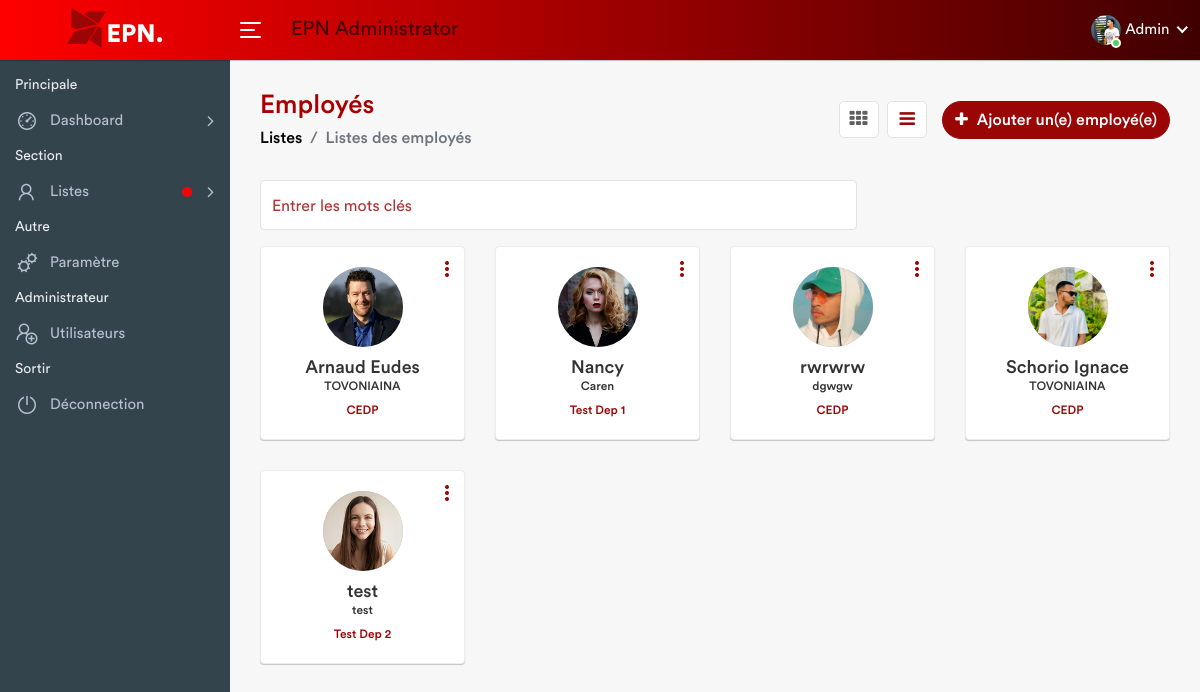
The page /liste/employee/employees.php (signed in) on the database its author committed.
### tables this page shows
CREATE TABLE `utilisateur` (
  `id_ut` int(11) NOT NULL,
  `nom_ut` varchar(100) NOT NULL,
  `prenom_ut` varchar(80) NOT NULL,
  `image_ut` varchar(80) NOT NULL,
  `role_ut` varchar(10) NOT NULL,
  `departement_ut` varchar(20) NOT NULL,
  `username_ut` varchar(200) NOT NULL,
  `email_ut` varchar(100) NOT NULL,
  `password_ut` varchar(200) NOT NULL
);

CREATE TABLE `employee` (
  `id_employee` int(50) NOT NULL,
  `matricule` int(50) NOT NULL,
  `nom` char(100) DEFAULT NULL,
  `prenom` char(80) DEFAULT NULL,
  `date_naissance` date DEFAULT NULL,
  `id_statut` int(50) DEFAULT NULL,
  `id_categorie` int(50) DEFAULT NULL,
  `d_contrat` date DEFAULT NULL,
  `id_grade` int(50) DEFAULT NULL,
  `avancement` date DEFAULT NULL,
  `f_contrat` date DEFAULT NULL,
  `d_retraite` date DEFAULT NULL,
  `id_departement` int(50) DEFAULT NULL,
  `id_etablissement` int(50) DEFAULT NULL,
  `image` varchar(200) NOT NULL,
  `telephone` varchar(10) NOT NULL,
  `email` varchar(100) NOT NULL,
  `adresse` varchar(200) NOT NULL,
  `genre` varchar(50) NOT NULL
);

CREATE TABLE `departement` (
  `id_departement` int(50) NOT NULL,
  `code_departement` varchar(20) NOT NULL,
  `nom_departement` char(50) DEFAULT NULL,
  `id_chef_departement` int(50) NOT NULL
);

### includes/config.php (called while the page is built, shortened)
<?php
$config = [
    "URL" => "http://localhost/epn/",
    "DB_HOST" => "localhost",
    "DB_NAME" => "epn_bdd",
    "DB_USER" => "root",
    "DB_PASSWORD" => "",
    "ROLES" => ["admin","visiteur"],
];
?>

### liste/employee/employees.php (the view, shortened to what this page needs)
<?php
	include_once('../../includes/config.php');
	include_once("../../includes/functions.php");
 ?>
<!DOCTYPE html>
<html lang="en">
    <head>
        <link rel="stylesheet" href="../../assets/css/bootstrap.min.css">
        <link rel="stylesheet" href="../../assets/css/font-awesome.min.css">
        <link rel="stylesheet" href="../../assets/css/line-awesome.min.css">
		<link rel="stylesheet" href="../../assets/css/select2.min.css">
		<link rel="stylesheet" href="../../assets/css/bootstrap-datetimepicker.min.css">
        <link rel="stylesheet" href="../../assets/css/style.css">
    </head>
    <body>
        <div class="main-wrapper">
            <?php include_once("../../includes/header.php");?>
            <?php include_once("../../includes/sidebar.php");?>
            <div class="page-wrapper">
                <div class="content container-fluid">
					<div class="page-header">
						<div class="row align-items-center">
							<div class="col">
								<h3 class="page-title">Employés</h3>
								<ul class="breadcrumb">
									<li class="breadcrumb-item"><a href="employees.php">Listes</a></li>
									<li class="breadcrumb-item active">Listes des employés <?php if ($_SESSION["role"] !== $config["ROLES"][0]){ echo "de votre departement"; } ?></li>
								</ul>
							</div>
							<div class="col-auto float-right ml-auto">
								<a href="#" class="btn add-btn" data-toggle="modal" data-target="#add_employee"><i class="fa fa-plus"></i> Ajouter un(e) employé(e)</a>
								<div class="view-icons">
									<a href="employees.php" title="Vue en grille" class="grid-view btn btn-link active"><i class="fa fa-th"></i></a>
									<a href="employees-list.php" title="Vue en Tableau" class="list-view btn btn-link"><i class="fa fa-bars"></i></a>
								</div>
							</div>
						</div>
					</div>
					<div class="row filter-row">
						<div class="col-sm-6 col-md-8">
							<div class="form-group form-focus">
								<input type="text" name="search_1" id="search_1" class="form-control floating">
								<label class="focus-label">Entrer les mots clés</label>
							</div>
						</div>
                    </div>
					<div class="row staff-grid-row">
							<?php
							$ut_departement = $_SESSION['departement'];
							if ($_SESSION["role"] !== $config["ROLES"][0]) {
								$sql = "SELECT * FROM employee
											JOIN departement ON employee.id_departement=departement.id_departement
											JOIN etablissement ON employee.id_etablissement=etablissement.id_etablissement
											JOIN grade ON employee.id_grade=grade.id_grade
											JOIN categorie ON employee.id_categorie=categorie.id_categorie
											JOIN statut ON employee.id_statut=statut.id_statut
										WHERE code_departement='$ut_departement' ORDER BY prenom ASC ";
							}
							else {
								$sql = "SELECT * FROM employee
											JOIN departement ON employee.id_departement=departement.id_departement
											JOIN etablissement ON employee.id_etablissement=etablissement.id_etablissement
											JOIN grade ON employee.id_grade=grade.id_grade
											JOIN categorie ON employee.id_categorie=categorie.id_categorie
											JOIN statut ON employee.id_statut=statut.id_statut ORDER BY prenom ASC ";
							}
							$query = $dbh->prepare($sql);
							$query->execute();
							$results=$query->fetchAll(PDO::FETCH_OBJ);
							if($query->rowCount() > 0)
							{
								foreach($results as $row)
								{
											$id_employee = htmlentities($row->id_employee);
											$nom = htmlentities($row->nom);
											$prenom = htmlentities($row->prenom);
											$code_departement = htmlentities($row->code_departement);
											$image = htmlentities($row->image);
									?>
						<div class="col-md-4 col-sm-6 col-12 col-lg-4 col-xl-3">
							<div class="profile-widget">
								<div class="profile-img">
									<a href="/epn/profile.php?id=<?php echo $id_employee ?>" class="avatar"><img src="/epn/assets/img/employee/<?php echo $image ?>" alt="image"></a>
								</div>
									<div class="dropdown profile-action">
										<a href="#" class="action-icon dropdown-toggle" data-toggle="dropdown" aria-expanded="false"><i class="material-icons">more_vert</i></a>
									</div>
								<div>
									<h4 class="user-name m-t-10 mb-0 text-ellipsis"><?php echo $prenom ?></h4>
									<h6 class="user-name text-ellipsis"><?php echo $nom ?></h6>
								</div>
								<div class="small text-muted" style="font-weight: 500">
									<?php echo $code_departement ?>
								</div>
							</div>
						</div>
						<?php
								}
							}
						?>
					</div>
    			</div>
            </div>
        </div>
    </body>
</html>

### includes/header.php (shortened to what this page needs)
<?php
	$user_ut = $_SESSION['userlogin'];
	$sql_user = "SELECT * from utilisateur WHERE username_ut='$user_ut'";
	$query_user = $dbh->prepare($sql_user);
	$query_user->execute();
	$r_user = $query_user->fetch(PDO::FETCH_ASSOC);
?>
<div class="header">
	<div class="header-left">
		<a href="/epn/index.php" class="logo">
			<i class="fa fa-modx"></i>EPN.
		</a>
	</div>
	<a id="toggle_btn" href="javascript:void(0);">
		<span class="bar-icon">
			<span></span>
			<span></span>
			<span></span>
		</span>
	</a>
	<div class="page-title-box">
		<h3>EPN Administrator</h3>
	</div>
	<ul class="nav user-menu">
		<li class="nav-item dropdown has-arrow main-drop">
			<a href="#" class="dropdown-toggle nav-link" data-toggle="dropdown">
				<span class="user-img"><img src="/epn/assets/img/utilisateur/<?php echo $r_user['image_ut']; ?>">
				<span class="status online"></span></span>
				<span><?php echo ucfirst($user_ut); ?></span>
			</a>
		</li>
	</ul>
</div>

### rows shown on the page
utilisateur: image_ut (picture)
employee: image (picture), prenom "Arnaud Eudes", nom "TOVONIAINA", id_departement.code_departement "CEDP"
employee: image (picture), prenom "Nancy", nom "Caren", id_departement.code_departement "Test Dep 1"
employee: image (picture), prenom "rwrwrw", nom "dgwgw", id_departement.code_departement "CEDP"
employee: image (picture), prenom "Schorio Ignace", nom "TOVONIAINA", id_departement.code_departement "CEDP"
employee: image (picture), prenom "test", nom "test", id_departement.code_departement "Test Dep 2"

### other values the page prints
$user_ut "Admin"
